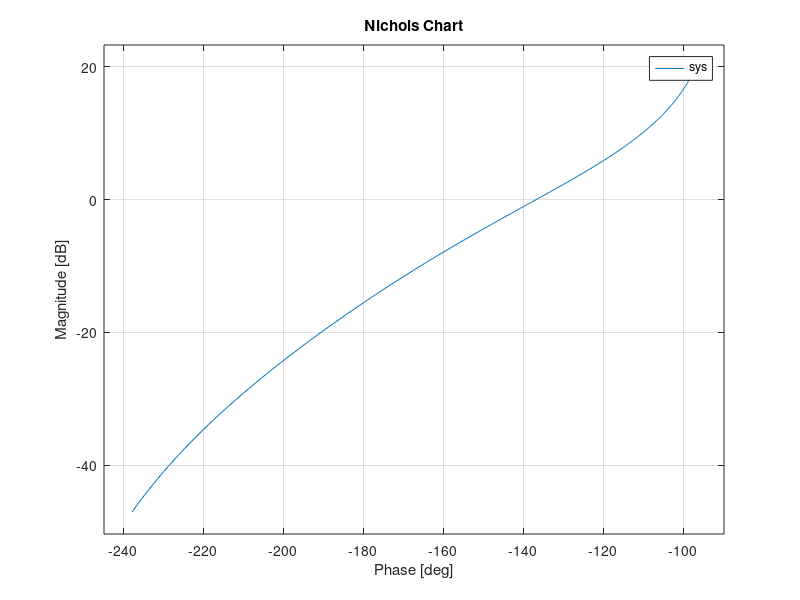

Source code (MATLAB): (Note: this script raises an error after producing the figure.)
num=[1];den=[0.2 1.2 1 0 ] ;
sys=tf(num,den);
w=logspace(-1,1,400);
nichols(sys,w); -4
ngrid

T=title('Nichols Chart')
X=xlabel('Open-Loop Phase');
Y=ylabel('Open-Loop Gain');
set([X,Y,T],'FontName','times','FontSize',16,'FontAngle','Italic','Color','black','FontWeight','bold')

set(findall(gcf,'type','axes'),'fontsize',16,'Fontname','Times','fontWeight','bold');